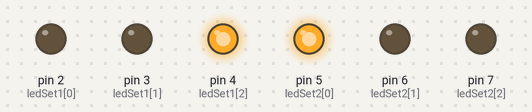
Simulated run of this sketch. Board: Arduino Uno, built with avr-gcc and run on an emulated ATmega328P. On the bench: output pins drawn as LEDs (lit = HIGH).

Above: at 1.0 s.
At 3.0 s:
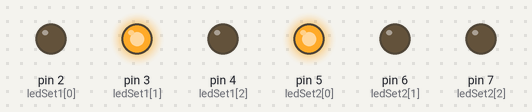
At 5.0 s:
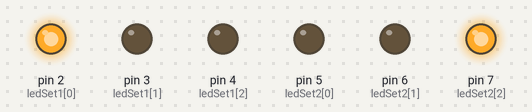
At 7.0 s:
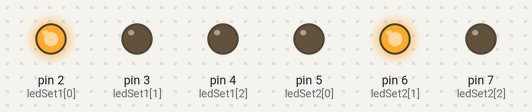
Timing chart, 0 to 10.4 s (numbered marks = the images above):
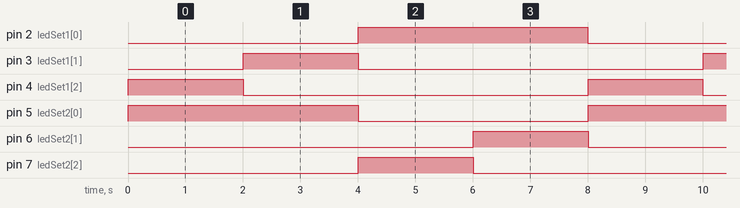

Measured:
- by itself, pin 2 (ledSet1[0]), pin 5 (ledSet2[0]): alternates HIGH for 4.0 s and LOW for 4.0 s
- by itself, pin 3 (ledSet1[1]), pin 4 (ledSet1[2]), pin 6 (ledSet2[1]), pin 7 (ledSet2[2]): alternates HIGH for 2.0 s and LOW for 6.0 s
- by itself, everything shown: repeats every 8.0 s, in 5 steps

The sketch:

act_5_two_way_traffic_lights.ino
```cpp
// constants
const int ledSet1[3] = {2, 3, 4};
const int ledSet2[3] = {5, 6, 7};

void setup() {
  // put your setup code here, to run once:

  for (int i = 0; i < 3; i++) {
    pinMode(ledSet1[i], OUTPUT);
    pinMode(ledSet2[i], OUTPUT);
  }

}

void loop() {
  // put your main code here, to run repeatedly:

  // green - red
  digitalWrite(ledSet1[2], HIGH);
  digitalWrite(ledSet2[0], HIGH);

  delayAndLowAllLed();

  // yellow - red
  digitalWrite(ledSet1[1], HIGH);
  digitalWrite(ledSet2[0], HIGH);

  delayAndLowAllLed();

  // red - green
  digitalWrite(ledSet1[0], HIGH);
  digitalWrite(ledSet2[2], HIGH);

  delayAndLowAllLed();

  // red - yellow
  digitalWrite(ledSet1[0], HIGH);
  digitalWrite(ledSet2[1], HIGH);

  delayAndLowAllLed();

}

void delayAndLowAllLed () {
  delay(2000);
  for (int i = 0; i < 3; i++) {
    digitalWrite(ledSet1[i], LOW);
    digitalWrite(ledSet2[i], LOW);
  }
}
```
